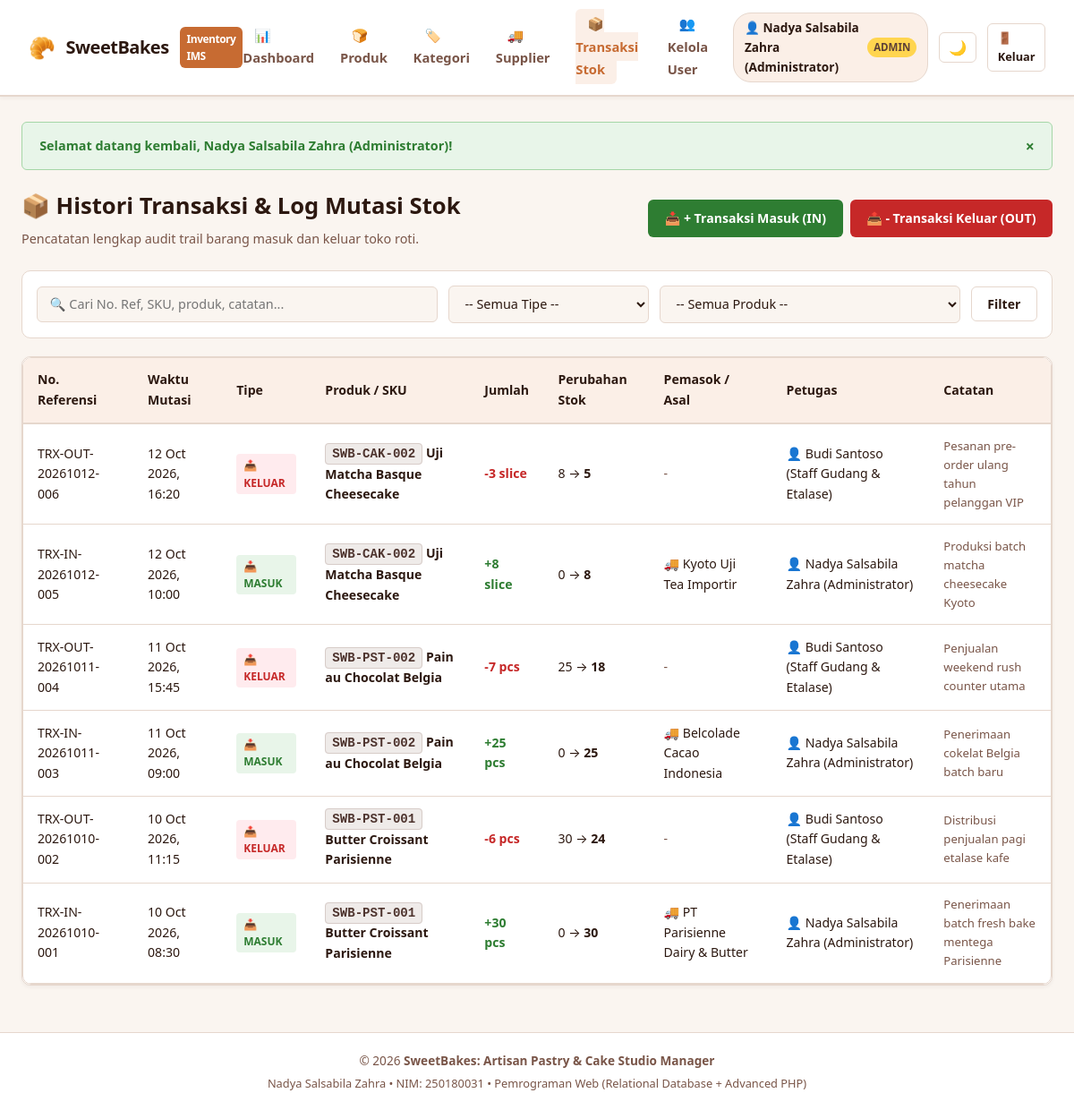
The page /public/stock/index.php (signed in) on the database its author committed.
### tables this page shows
CREATE TABLE `users` (
    `id` INT AUTO_INCREMENT PRIMARY KEY,
    `username` VARCHAR(50) NOT NULL UNIQUE,
    `password` VARCHAR(255) NOT NULL,
    `full_name` VARCHAR(100) NOT NULL,
    `role` ENUM('admin', 'staff') NOT NULL DEFAULT 'staff',
    `created_at` TIMESTAMP DEFAULT CURRENT_TIMESTAMP
);

CREATE TABLE `inventory_transactions` (
    `id` INT AUTO_INCREMENT PRIMARY KEY,
    `reference_no` VARCHAR(60) NOT NULL UNIQUE,
    `product_id` INT NOT NULL,
    `supplier_id` INT NULL,
    `user_id` INT NOT NULL,
    `type` ENUM('IN', 'OUT') NOT NULL,
    `quantity` INT NOT NULL CHECK (`quantity` > 0),
    `stock_before` INT NOT NULL,
    `stock_after` INT NOT NULL,
    `notes` TEXT NULL,
    `transaction_date` DATETIME NOT NULL DEFAULT CURRENT_TIMESTAMP,
    CONSTRAINT `fk_trx_product` FOREIGN KEY (`product_id`) 
        REFERENCES `products` (`id`) ON UPDATE CASCADE ON DELETE RESTRICT,
    CONSTRAINT `fk_trx_supplier` FOREIGN KEY (`supplier_id`) 
        REFERENCES `suppliers` (`id`) ON UPDATE CASCADE ON DELETE SET NULL,
    CONSTRAINT `fk_trx_user` FOREIGN KEY (`user_id`) 
        REFERENCES `users` (`id`) ON UPDATE CASCADE ON DELETE RESTRICT
);

CREATE TABLE `products` (
    `id` INT AUTO_INCREMENT PRIMARY KEY,
    `sku` VARCHAR(50) NOT NULL UNIQUE,
    `name` VARCHAR(150) NOT NULL,
    `category_id` INT NOT NULL,
    `price` DECIMAL(12, 2) NOT NULL CHECK (`price` >= 0),
    `stock` INT NOT NULL DEFAULT 0 CHECK (`stock` >= 0),
    `unit` VARCHAR(20) NOT NULL DEFAULT 'pcs',
    `description` TEXT NULL,
    `created_at` TIMESTAMP DEFAULT CURRENT_TIMESTAMP,
    `updated_at` TIMESTAMP DEFAULT CURRENT_TIMESTAMP ON UPDATE CURRENT_TIMESTAMP,
    CONSTRAINT `fk_products_category` FOREIGN KEY (`category_id`) 
        REFERENCES `categories` (`id`) ON UPDATE CASCADE ON DELETE RESTRICT
);

CREATE TABLE `suppliers` (
    `id` INT AUTO_INCREMENT PRIMARY KEY,
    `name` VARCHAR(150) NOT NULL,
    `contact_person` VARCHAR(100) NULL,
    `phone` VARCHAR(30) NULL,
    `email` VARCHAR(100) NULL,
    `address` TEXT NULL,
    `created_at` TIMESTAMP DEFAULT CURRENT_TIMESTAMP
);

### helpers/auth.php (called while the page is built, shortened)
<?php
require_once __DIR__ . '/escape.php';
function get_base_url(): string {
    $script = $_SERVER['SCRIPT_NAME'] ?? '';
    if (preg_match('#^(/[^/]+)#', $script, $matches)) {
        if (strpos($script, '/public/') !== false) {
            $parts = explode('/public/', $script);
            return $parts[0];
        }
    }
    return '';
}
function is_logged_in(): bool {
    return !empty($_SESSION['user_id']);
}
function current_user(): ?array {
    return [
        'id'        => $_SESSION['user_id'] ?? null,
        'username'  => $_SESSION['username'] ?? '',
        'full_name' => $_SESSION['full_name'] ?? '',
        'role'      => $_SESSION['role'] ?? 'staff'
    ];
}
function has_role(string $role): bool {
    $user = current_user();
    return strtolower($user['role']) === strtolower($role);
}
        ?>

### helpers/escape.php (called while the page is built, shortened)
<?php
function e(?string $value): string {
    return htmlspecialchars((string)($value ?? ''), ENT_QUOTES, 'UTF-8');
}
function format_datetime(?string $datetime): string {
    $time = strtotime($datetime);
    return date('d M Y, H:i', $time);
}
function get_flash(): ?array {
    if (isset($_SESSION['flash'])) {
        $flash = $_SESSION['flash'];
        return $flash;
    }
    return null;
}

### public/stock/index.php (the view, shortened to what this page needs)
<?php
require_once dirname(dirname(__DIR__)) . '/helpers/escape.php';
require_once dirname(dirname(__DIR__)) . '/helpers/auth.php';
$db = get_db();
$baseUrl = get_base_url();
$search = trim($_GET['search'] ?? '');
$perPage = 8;
$page = max(1, (int)($_GET['page'] ?? 1));
$offset = ($page - 1) * $perPage;
$whereClauses = [];
$params = [];
$whereSql = !empty($whereClauses) ? 'WHERE ' . implode(' AND ', $whereClauses) : '';
$dataSql = "
    SELECT t.id, t.reference_no, t.type, t.quantity, t.stock_before, t.stock_after,
           t.notes, t.transaction_date,
           p.sku, p.name AS product_name, p.unit,
           s.name AS supplier_name,
           u.full_name AS operator_name
    FROM inventory_transactions t
    JOIN products p ON t.product_id = p.id
    LEFT JOIN suppliers s ON t.supplier_id = s.id
    JOIN users u ON t.user_id = u.id
    {$whereSql}
    ORDER BY t.transaction_date DESC, t.id DESC
    LIMIT {$perPage} OFFSET {$offset}
";
$stmtData = $db->prepare($dataSql);
$stmtData->execute($params);
$transactions = $stmtData->fetchAll();
include dirname(dirname(__DIR__)) . '/views/header.php';
?>
<div class="page-header">
    <div>
        <h1 class="page-title">📦 Histori Transaksi & Log Mutasi Stok</h1>
        <p class="page-subtitle">Pencatatan lengkap audit trail barang masuk dan keluar toko roti.</p>
    </div>
    <div style="display: flex; gap: 0.5rem;">
        <a href="<?= e($baseUrl) ?>/public/stock/in.php" class="btn btn-success">📥 + Transaksi Masuk (IN)</a>
        <a href="<?= e($baseUrl) ?>/public/stock/out.php" class="btn btn-danger">📤 - Transaksi Keluar (OUT)</a>
    </div>
</div>
<form method="GET" action="" class="filter-bar">
    <div style="flex: 2; min-width: 220px;">
        <input type="text" name="search" class="form-control" placeholder="🔍 Cari No. Ref, SKU, produk, catatan..." value="<?= e($search) ?>">
    </div>
    <div style="flex: 1; min-width: 150px;">
        <select name="type" class="form-control">
            <option value="">-- Semua Tipe --</option>
        </select>
    </div>
    <div style="flex: 1.5; min-width: 200px;">
        <select name="product_id" class="form-control">
            <option value="">-- Semua Produk --</option>
        </select>
    </div>
    <button type="submit" class="btn btn-secondary">Filter</button>
</form>
<div class="card" style="padding: 0; overflow: hidden;">
    <div class="table-responsive">
        <table class="table">
            <thead>
                <tr>
                    <th>No. Referensi</th>
                    <th>Waktu Mutasi</th>
                    <th>Tipe</th>
                    <th>Produk / SKU</th>
                    <th>Jumlah</th>
                    <th>Perubahan Stok</th>
                    <th>Pemasok / Asal</th>
                    <th>Petugas</th>
                    <th>Catatan</th>
                </tr>
            </thead>
            <tbody>
                <?php if (empty($transactions)): ?>
                    <tr>
                        <td colspan="9" style="text-align: center; padding: 2.5rem; color: var(--text-muted);">
                            <div style="font-size: 2rem; margin-bottom: 0.5rem;">📋</div>
                            Tidak ditemukan data transaksi inventaris yang sesuai.
                        </td>
                    </tr>
                <?php else: ?>
                    <?php foreach ($transactions as $trx): ?>
                    <tr>
                        <td><code><?= e($trx['reference_no']) ?></code></td>
                        <td><?= format_datetime($trx['transaction_date']) ?></td>
                        <td>
                            <?php if ($trx['type'] === 'IN'): ?>
                                <span class="badge badge-success">📥 MASUK</span>
                            <?php else: ?>
                                <span class="badge badge-danger">📤 KELUAR</span>
                            <?php endif; ?>
                        </td>
                        <td>
                            <span class="badge-sku"><?= e($trx['sku']) ?></span>
                            <strong><?= e($trx['product_name']) ?></strong>
                        </td>
                        <td style="font-weight: 800; color: <?= $trx['type'] === 'IN' ? 'var(--success)' : 'var(--danger)' ?>;">
                            <?= $trx['type'] === 'IN' ? '+' : '-' ?><?= number_format($trx['quantity']) ?> <?= e($trx['unit']) ?>
                        </td>
                        <td>
                            <?= number_format($trx['stock_before']) ?> &rarr;
                            <strong style="color: var(--text-primary);"><?= number_format($trx['stock_after']) ?></strong>
                        </td>
                        <td>
                            <?= !empty($trx['supplier_name']) ? '🚚 ' . e($trx['supplier_name']) : '<span style="color:var(--text-muted);">-</span>' ?>
                        </td>
                        <td>👤 <?= e($trx['operator_name']) ?></td>
                        <td style="max-width: 220px; font-size: 0.82rem; color: var(--text-muted);">
                            <?= !empty($trx['notes']) ? e($trx['notes']) : '-' ?>
                        </td>
                    </tr>
                    <?php endforeach; ?>
                <?php endif; ?>
            </tbody>
        </table>
    </div>
</div>
<?php include dirname(dirname(__DIR__)) . '/views/footer.php'; ?>

### views/header.php (shortened to what this page needs)
<?php
require_once dirname(__DIR__) . '/helpers/escape.php';
require_once dirname(__DIR__) . '/helpers/auth.php';
$currentUser = current_user();
$base = get_base_url();
$currentPage = $_SERVER['SCRIPT_NAME'] ?? '';
?>
<!DOCTYPE html>
<html lang="id">
<head>
    <link rel="stylesheet" href="<?= e($base) ?>/assets/css/style.css">
</head>
<body>
    <nav class="navbar">
        <a href="<?= e($base) ?>/public/dashboard.php" class="brand">
            <span style="font-size: 1.5rem;">🥐</span>
            <span>SweetBakes</span>
            <span class="badge-logo">Inventory IMS</span>
        </a>
        <?php if ($currentUser): ?>
        <ul class="nav-menu">
            <li><a href="<?= e($base) ?>/public/dashboard.php" class="nav-link <?= strpos($currentPage, 'dashboard.php') !== false ? 'active' : '' ?>">📊 Dashboard</a></li>
            <li><a href="<?= e($base) ?>/public/products/index.php" class="nav-link <?= strpos($currentPage, '/products/') !== false ? 'active' : '' ?>">🍞 Produk</a></li>
            <li><a href="<?= e($base) ?>/public/categories/index.php" class="nav-link <?= strpos($currentPage, '/categories/') !== false ? 'active' : '' ?>">🏷️ Kategori</a></li>
            <li><a href="<?= e($base) ?>/public/suppliers/index.php" class="nav-link <?= strpos($currentPage, '/suppliers/') !== false ? 'active' : '' ?>">🚚 Supplier</a></li>
            <li><a href="<?= e($base) ?>/public/stock/index.php" class="nav-link <?= strpos($currentPage, '/stock/') !== false ? 'active' : '' ?>">📦 Transaksi Stok</a></li>
            <?php if (has_role('admin')): ?>
            <li><a href="<?= e($base) ?>/public/users/index.php" class="nav-link <?= strpos($currentPage, '/users/') !== false ? 'active' : '' ?>">👥 Kelola User</a></li>
            <?php endif; ?>
        </ul>
        <div style="display: flex; align-items: center; gap: 0.75rem;">
            <div class="user-badge">
                <span>👤 <?= e($currentUser['full_name']) ?></span>
                <span class="role-tag <?= e($currentUser['role']) ?>"><?= e($currentUser['role']) ?></span>
            </div>
            <button type="button" class="theme-btn" id="themeToggle" title="Ganti Mode Tampilan">🌙</button>
            <a href="<?= e($base) ?>/public/logout.php" class="btn btn-secondary btn-sm" onclick="return confirm('Apakah Anda yakin ingin keluar?')">🚪 Keluar</a>
        </div>
        <?php else: ?>
        <div>
            <button type="button" class="theme-btn" id="themeToggle" title="Ganti Mode Tampilan">🌙</button>
        </div>
        <?php endif; ?>
    </nav>
    <main class="container">
        <?php
        $flash = get_flash();
        if ($flash):
        ?>
        <div class="alert alert-<?= e($flash['type']) ?>">
            <span><?= e($flash['message']) ?></span>
            <button type="button" onclick="this.parentElement.style.display='none'" style="background:none;border:none;cursor:pointer;font-weight:bold;font-size:1.1rem;color:inherit;">&times;</button>
        </div>
        <?php endif; ?>

### rows shown on the page
users: full_name "Nadya Salsabila Zahra (Administrator)"
inventory_transactions: reference_no "TRX-OUT-20261012-006", transaction_date "12 Oct 2026, 16:20", type "📤 KELUAR", product.sku "SWB-CAK-002", product.name "Uji Matcha Basque Cheesecake", quantity "3", product.unit "slice", stock_before "8", stock_after "5", user.full_name "Budi Santoso (Staff Gudang & Etalase)", notes "Pesanan pre-order ulang tahun pelanggan VIP"
inventory_transactions: reference_no "TRX-IN-20261012-005", transaction_date "12 Oct 2026, 10:00", type "📥 MASUK", product.sku "SWB-CAK-002", product.name "Uji Matcha Basque Cheesecake", quantity "8", product.unit "slice", stock_before "0", stock_after "8", supplier.name "Kyoto Uji Tea Importir", user.full_name "Nadya Salsabila Zahra (Administrator)", notes "Produksi batch matcha cheesecake Kyoto"
inventory_transactions: reference_no "TRX-OUT-20261011-004", transaction_date "11 Oct 2026, 15:45", type "📤 KELUAR", product.sku "SWB-PST-002", product.name "Pain au Chocolat Belgia", quantity "7", product.unit "pcs", stock_before "25", stock_after "18", user.full_name "Budi Santoso (Staff Gudang & Etalase)", notes "Penjualan weekend rush counter utama"
inventory_transactions: reference_no "TRX-IN-20261011-003", transaction_date "11 Oct 2026, 09:00", type "📥 MASUK", product.sku "SWB-PST-002", product.name "Pain au Chocolat Belgia", quantity "25", product.unit "pcs", stock_before "0", stock_after "25", supplier.name "Belcolade Cacao Indonesia", user.full_name "Nadya Salsabila Zahra (Administrator)", notes "Penerimaan cokelat Belgia batch baru"
inventory_transactions: reference_no "TRX-OUT-20261010-002", transaction_date "10 Oct 2026, 11:15", type "📤 KELUAR", product.sku "SWB-PST-001", product.name "Butter Croissant Parisienne", quantity "6", product.unit "pcs", stock_before "30", stock_after "24", user.full_name "Budi Santoso (Staff Gudang & Etalase)", notes "Distribusi penjualan pagi etalase kafe"
inventory_transactions: reference_no "TRX-IN-20261010-001", transaction_date "10 Oct 2026, 08:30", type "📥 MASUK", product.sku "SWB-PST-001", product.name "Butter Croissant Parisienne", quantity "30", product.unit "pcs", stock_before "0", stock_after "30", supplier.name "PT Parisienne Dairy & Butter", user.full_name "Nadya Salsabila Zahra (Administrator)", notes "Penerimaan batch fresh bake mentega Parisienne"

### other values the page prints
$currentUser['role'] "ADMIN"
$flash['message'] "Selamat datang kembali, Nadya Salsabila Zahra (Administrator)!"
